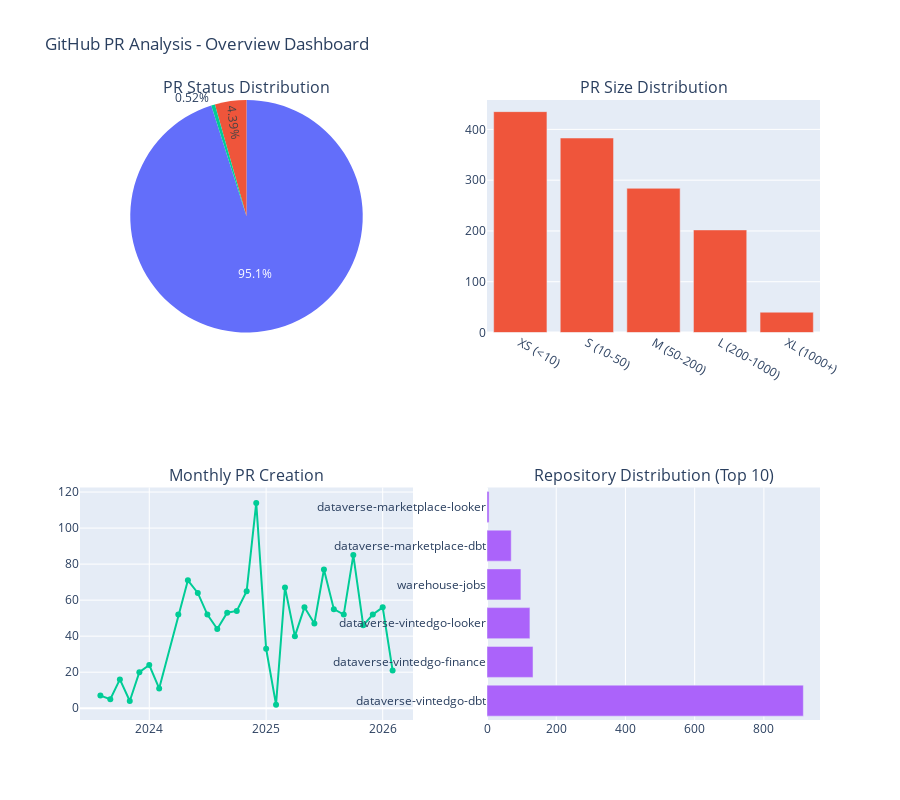

The notebook cell this image was saved under:
### Code cell
# Create overview visualizations
fig = make_subplots(
    rows=2, cols=2,
    subplot_titles=('PR Status Distribution', 'PR Size Distribution', 
                   'Monthly PR Creation', 'Repository Distribution (Top 10)'),
    specs=[[{"type": "pie"}, {"type": "bar"}],
           [{"type": "scatter"}, {"type": "bar"}]]
)

# PR Status Distribution
status_counts = df['state'].value_counts()
fig.add_trace(go.Pie(labels=status_counts.index, values=status_counts.values, name="Status"),
              row=1, col=1)

# PR Size Distribution
size_counts = df['pr_size_category'].value_counts()
fig.add_trace(go.Bar(x=size_counts.index, y=size_counts.values, name="Size"),
              row=1, col=2)

# Monthly PR Creation
monthly_prs = df.groupby('created_year_month').size()
fig.add_trace(go.Scatter(x=monthly_prs.index.astype(str), y=monthly_prs.values, 
                        mode='lines+markers', name="Monthly PRs"),
              row=2, col=1)

# Top 10 Repositories
top_repos = df['repo_short'].value_counts().head(10)
fig.add_trace(go.Bar(x=top_repos.values, y=top_repos.index, orientation='h', name="Top Repos"),
              row=2, col=2)

fig.update_layout(height=800, title_text="GitHub PR Analysis - Overview Dashboard", showlegend=False)
fig.show()

### Figure 1 — Plotly figure (JSON) as saved in the notebook; plotly's stock layout.template omitted (floating-point values rounded to 4 significant figures)
{"data": [{"domain": {"x": [0, 0.45], "y": [0.625, 1]}, "labels": ["MERGED", "CLOSED", "OPEN"], "name": "Status", "type": "pie", "values": [1279, 59, 7]}, {"name": "Size", "type": "bar", "x": ["XS (<10)", "S (10-50)", "M (50-200)", "L (200-1000)", "XL (1000+)"], "xaxis": "x", "y": [435, 383, 284, 202, 40], "yaxis": "y"}, {"mode": "lines+markers", "name": "Monthly PRs", "type": "scatter", "x": ["2023-08", "2023-09", "2023-10", "2023-11", "2023-12", "2024-01", "2024-02", "2024-04", "2024-05", "2024-06", "2024-07", "2024-08", "2024-09", "2024-10", "2024-11", "2024-12", "2025-01", "2025-02", "2025-03", "2025-04", "2025-05", "2025-06", "2025-07", "2025-08", "2025-09", "2025-10", "2025-11", "2025-12", "2026-01", "2026-02"], "xaxis": "x2", "y": [7, 5, 16, 4, 20, 24, 11, 52, 71, 64, 52, 44, 53, 54, 65, 114, 33, 2, 67, 40, 56, 47, 77, 55, 52, 85, 46, 52, 56, 21], "yaxis": "y2"}, {"name": "Top Repos", "orientation": "h", "type": "bar", "x": [914, 133, 124, 98, 70, 6], "xaxis": "x3", "y": ["dataverse-vintedgo-dbt", "dataverse-vintedgo-finance", "dataverse-vintedgo-looker", "warehouse-jobs", "dataverse-marketplace-dbt", "dataverse-marketplace-looker"], "yaxis": "y3"}], "layout": {"annotations": [{"font": {"size": 16}, "showarrow": false, "text": "PR Status Distribution", "x": 0.225, "xanchor": "center", "xref": "paper", "y": 1, "yanchor": "bottom", "yref": "paper"}, {"font": {"size": 16}, "showarrow": false, "text": "PR Size Distribution", "x": 0.775, "xanchor": "center", "xref": "paper", "y": 1, "yanchor": "bottom", "yref": "paper"}, {"font": {"size": 16}, "showarrow": false, "text": "Monthly PR Creation", "x": 0.225, "xanchor": "center", "xref": "paper", "y": 0.375, "yanchor": "bottom", "yref": "paper"}, {"font": {"size": 16}, "showarrow": false, "text": "Repository Distribution (Top 10)", "x": 0.775, "xanchor": "center", "xref": "paper", "y": 0.375, "yanchor": "bottom", "yref": "paper"}], "height": 800, "showlegend": false, "title": {"text": "GitHub PR Analysis - Overview Dashboard"}, "xaxis": {"anchor": "y", "domain": [0.55, 1]}, "xaxis2": {"anchor": "y2", "domain": [0, 0.45]}, "xaxis3": {"anchor": "y3", "domain": [0.55, 1]}, "yaxis": {"anchor": "x", "domain": [0.625, 1]}, "yaxis2": {"anchor": "x2", "domain": [0, 0.375]}, "yaxis3": {"anchor": "x3", "domain": [0, 0.375]}}}
